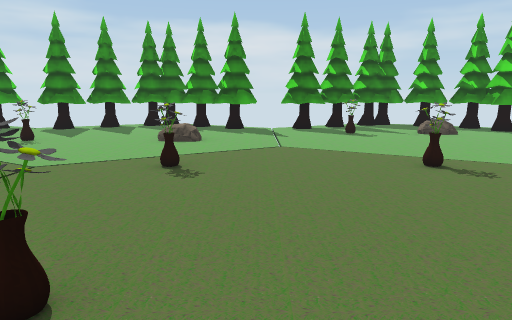
View 1 (above)

24 first-person views from a walk through a 3-D level made in the Unity game engine. The camera is 1.5 m above the floor, tilts 10° down and sees 70° across. The floor is counted in squares, 1.26 m on a side. Each view is taken from the middle of a square. On the plan, view 1 faces up. The plan holds only what a view shows up to about 14 squares ahead; the rest is blank. The place goes on beyond the plan. The player character is not drawn. Some surface patterns are stand-ins.

View 2
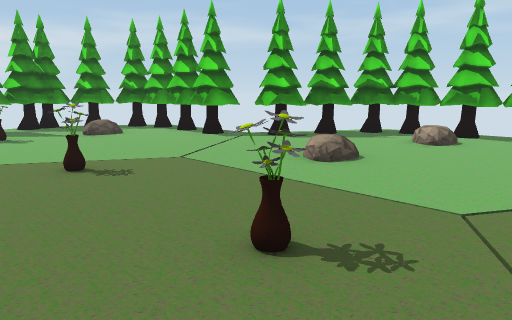

View 3
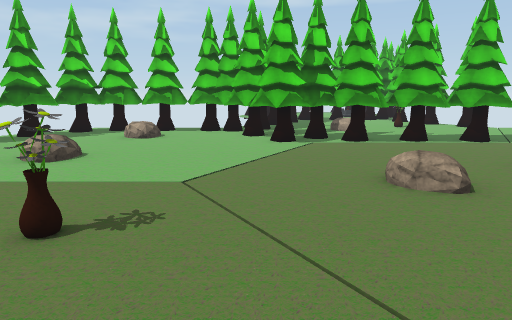

View 4
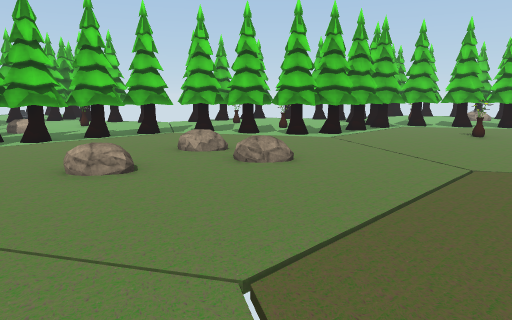

View 5
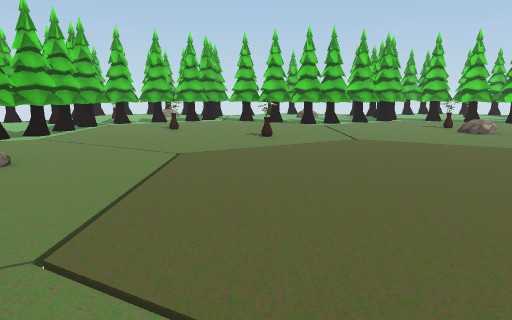

View 6
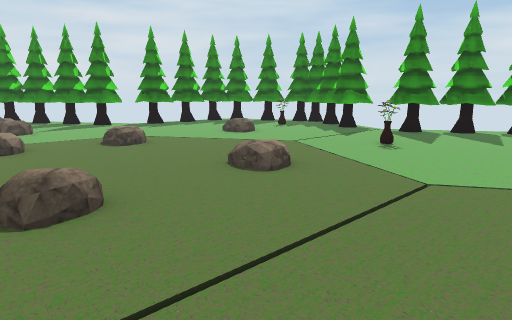

View 7
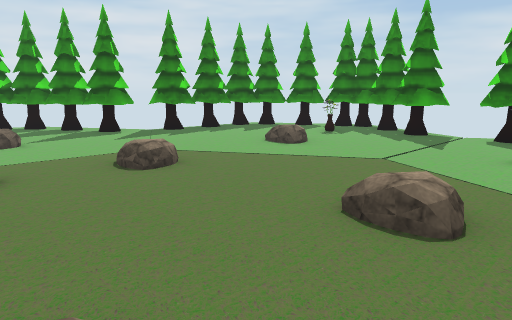

View 8
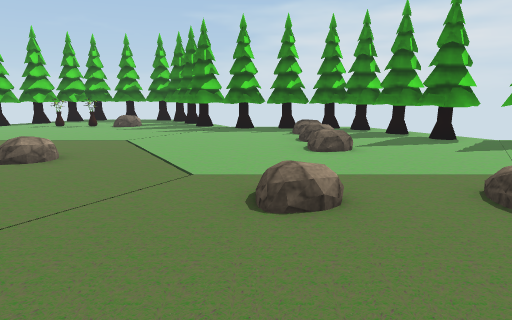

View 9
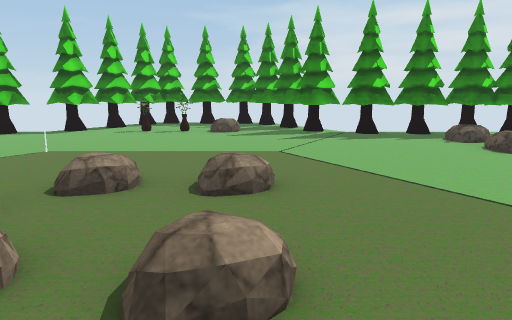

View 10
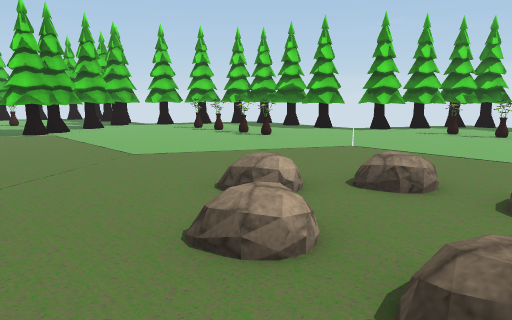

View 11
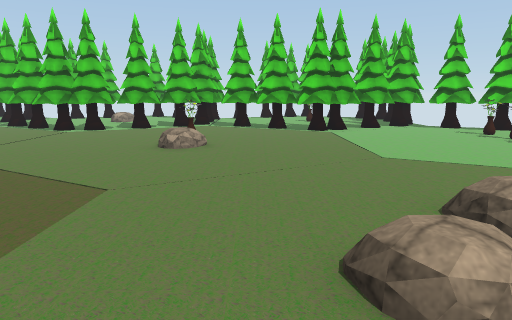

View 12
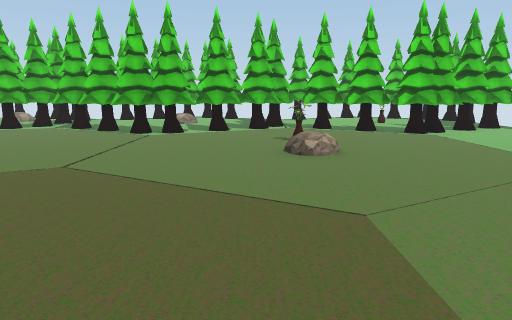

View 13
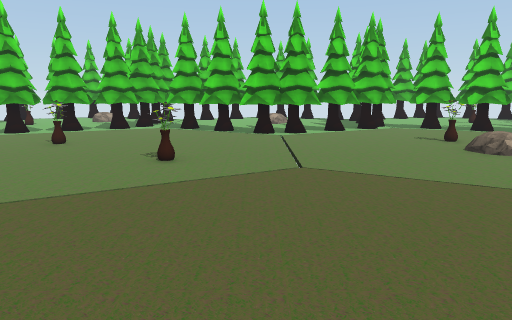

View 14
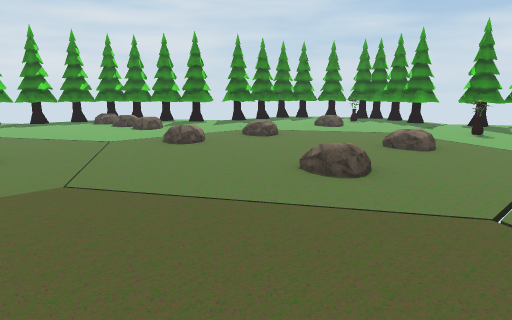

View 15
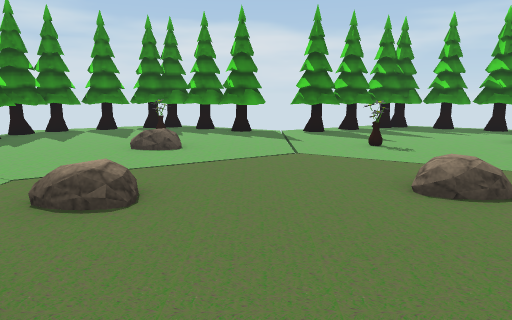

View 16
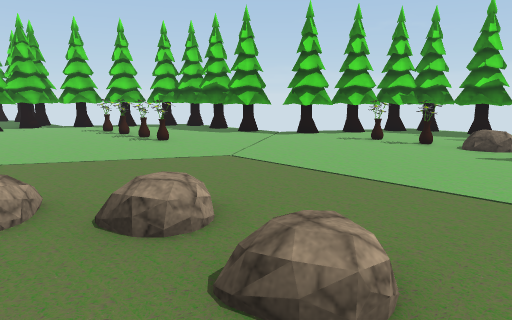

View 17
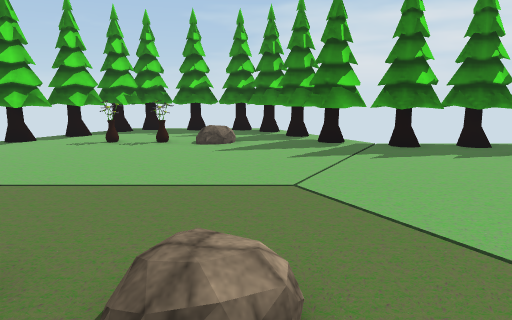

View 18
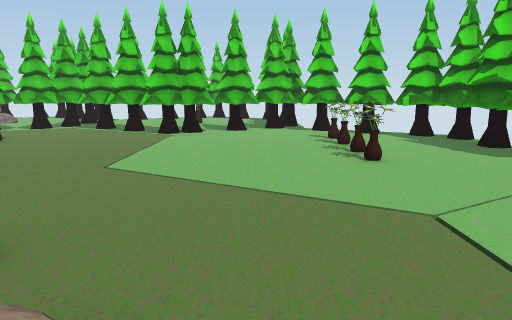

View 19
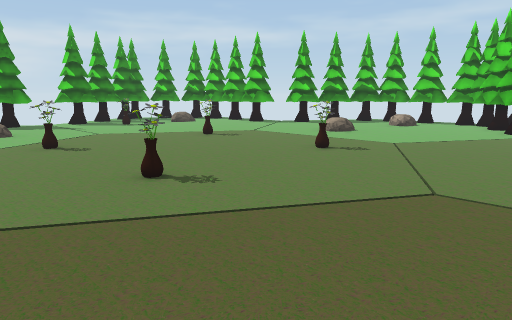

View 20
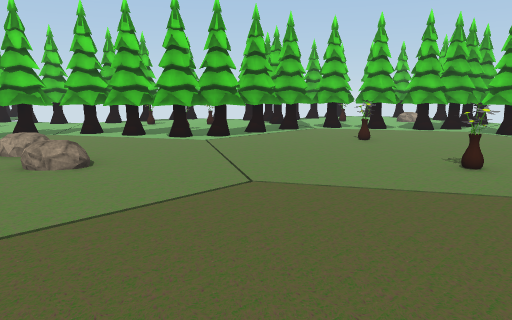

View 21
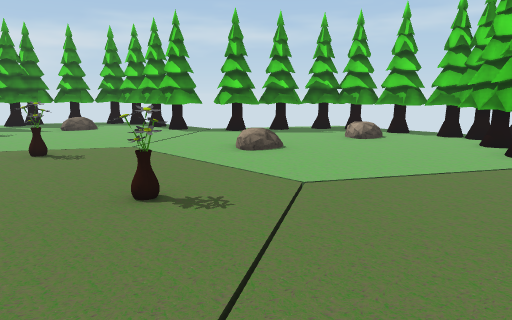

View 22
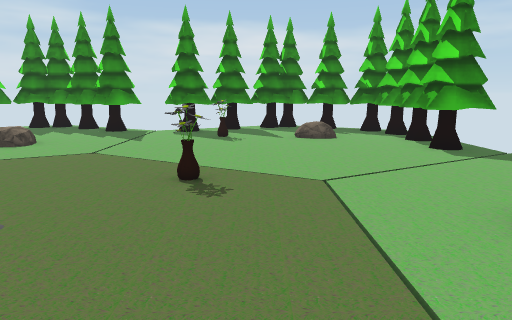

View 23
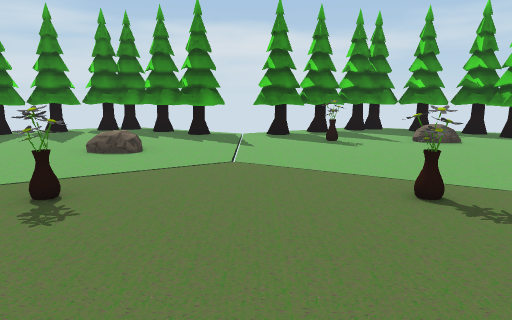

View 24
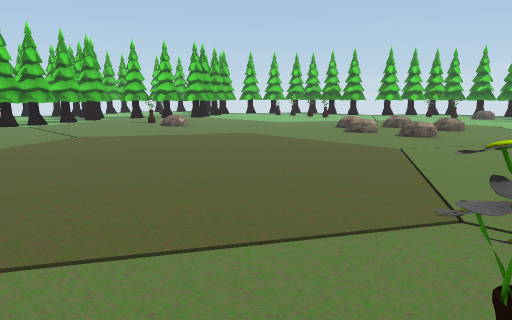

### Floor plan
Key: @ floor where view 1 was taken; # wall or solid block; x gap in a wall; . main floor; : floor 0.25 m higher than the main floor; / step, stairs or slope; ^ raised ledge; O other object.
Columns run from 25 left of view 1 to 12 right of it. Each row starts with its distance up from view 1.
 15                              ###
 14           ####################.###
 13          ##..x.####.....####.....#
 12          #....... ..........#..O.#
 11          #.......................#
 10          #.........#...O.........#
  9         ##...//..................##
  8         # ....................... #
  7       ###.............. .... .....###
  6      ###................#...#.......##
  5      #........O......................#
  4      # . .O.....................O....#
  3      #..............................O#
  2     ##........:....O....#...^........#
  1    ###..............................##
  0   ###....................@.........##
 -1  ###..............................##
 -2  #.........O..O...............O....#
 -3 ##..O.............................##
 -4 ##..#......O..O...................##
 -5 #............................O.O...#
 -6 ##..#.............................##
 -7  ###..............................##
 -8   ###...........................###
 -9     #.........................####
-10     ##..#...............#.....##
-11     ##...........O............#
-12      #.....................#..#
-13      #..#........#............#
-14      ##.....##.......##.......#
-15       ###..#####...#####....###
-16        #####  #######  ###.###
-17                         ####

Where each view was taken, in squares from view 1:
view 1: 0 up, 0 right, facing up
view 2: 0 up, 1 right, facing up-right
view 3: 0 up, 0 right, facing right
view 4: 0 up, 1 left, facing down-right
view 5: 1 up, 1 left, facing down
view 6: 1 up, 2 left, facing up-left
view 7: 2 up, 5 left, facing up-left
view 8: 2 up, 7 left, facing left
view 9: 2 down, 9 left, facing left
view 10: 2 down, 9 left, facing down-left
view 11: 2 down, 10 left, facing down
view 12: 3 down, 7 left, facing down
view 13: 3 down, 3 left, facing down
view 14: 3 down, 3 left, facing up-left
view 15: 1 up, 9 left, facing up
view 16: 1 down, 12 left, facing down-left
view 17: 2 down, 12 left, facing left
view 18: 3 down, 15 left, facing down
view 19: 3 down, 4 left, facing up-right
view 20: 3 down, 3 left, facing down-right
view 21: 2 down, 1 right, facing up-right
view 22: 1 up, 4 right, facing up
view 23: 2 up, 1 right, facing up
view 24: 2 up, 0 right, facing down-left
